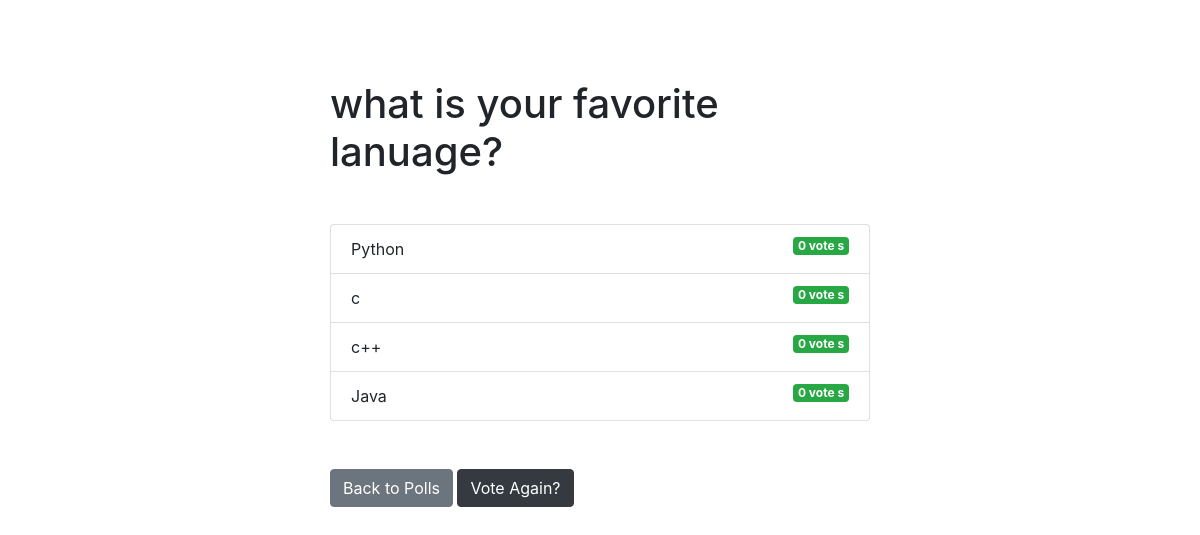
Page /polls/1/results/ on the committed database.
### polls/models.py (models this page shows, shortened)
class Question(models.Model):
    question_text = models.CharField(max_length=200)
    pub_date = models.DateTimeField('date published')

class Choice(models.Model):
    question = models.ForeignKey(Question, on_delete=models.CASCADE)
    choice_text = models.CharField(max_length=200)
    votes = models.IntegerField(default=0)

### polls/views.py (the view)
# urls.py: path('<int:question_id>/results/', views.results, name='results'),
def results(request, question_id):
    question = get_object_or_404(Question, pk=question_id)
    return render(request, 'polls/results.html', { 'question': question })

### templates/polls/results.html
{% extends 'base.html' %}
{% block content %}
<h1 class="mb-5 text-centre">{{ question.question_text }}</h1>
<ul class="list-group mb-5">
    {% for choice in question.choice_set.all %}
    <li class="list-group-item">
        {{ choice.choice_text }} <span class="badge badge-success float-right">{{choice.votes}} vote {{choice.votes | pluralize}}</span>
    </li>
    {% endfor %}
</ul>
<a class="btn btn-secondary" href="{% url 'polls:index' %}">Back to Polls</a>
<a class="btn btn-dark" href="{% url 'polls:detail' question.id %}">Vote Again?</a>
{% endblock  %}

### templates/base.html (shortened to what this page needs)
<!DOCTYPE html>
<html lang="en">
<head>
    <link rel="stylesheet" href="https://stackpath.bootstrapcdn.com/bootstrap/4.4.1/css/bootstrap.min.css">
</head>
<body>
    {% include 'partials/_navbar.html' %}
    <div class="container">
        <div class="row">
            <div class="col-md-6 m-auto">
                {% block content %}{% endblock %}
            </div>
        </div>
    </div>
</body>
</html>

### templates/partials/_navbar.html
<nav class="navbar navbar-dark bg-primery mb-4">
    <div class="container">
        <a class="navbar-brand" href="/">Akash</a>
    </div>
</nav>

### rows in the picture
Question: question_text "what is your favorite lanuage?"
Choice: choice_text "Python", votes "0", votes|pluralize "s"
Choice: choice_text "c", votes "0", votes|pluralize "s"
Choice: choice_text "c++", votes "0", votes|pluralize "s"
Choice: choice_text "Java", votes "0", votes|pluralize "s"
